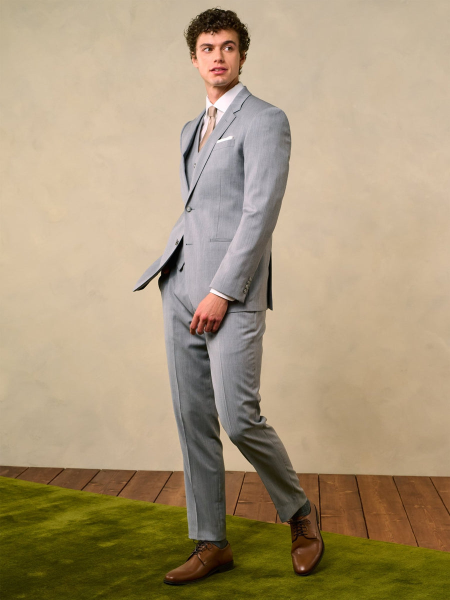
#> input picture data/catalog/images/00566d6539bf/2.jpg, 900 x 1200 px (shown at 1/2 size); its folder holds only this picture in this run
$ python optimize_images.py ../data/catalog/images/00566d6539bf/2.jpg
#> lines starting #> are read from the running program, lines starting #| are printed output that depends on the picture
"""Convert photos to WebP at most 800px wide. Needs Pillow. Keeps transparency. Safe to rerun."""
import glob,os,sys
from PIL import Image
n=0;bad=0
for f in glob.glob(sys.argv[1]+"/data/catalog/images/*/*"):
    if f.endswith(".webp"): continue
    o=os.path.splitext(f)[0]+".webp"
    try:
        im=Image.open(f); im=im.convert("RGBA" if im.mode in("RGBA","LA","P") else "RGB")
#> further down, im is the input picture: PIL image 900x1200 RGB; mean R, G, B 170.4, 152.3, 122.2
        im.thumbnail((800,1100)); im.save(o,"WEBP",quality=76,method=4); os.remove(f); n+=1
#> after `im.thumbnail((800, 1100))`:
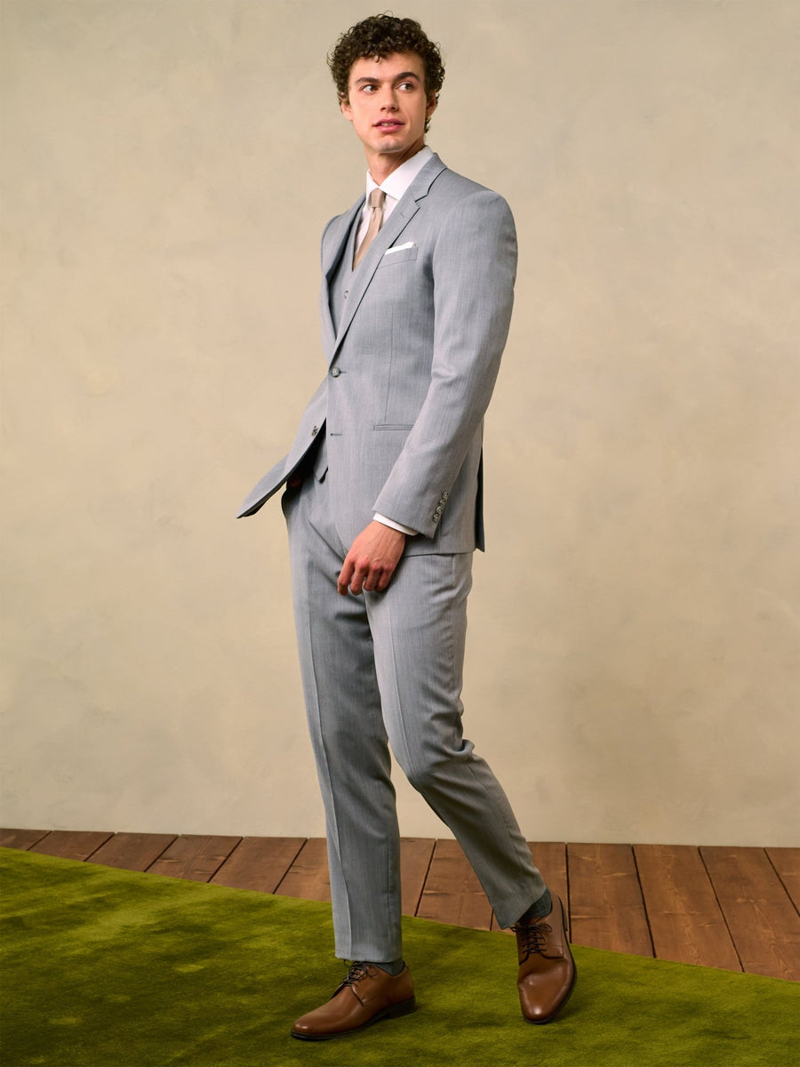
#> im: PIL image 800x1067 RGB; mean R, G, B 170.4, 152.3, 122.3
    except Exception as e: bad+=1; print("bad",f,e)
print("converted",n,"bad",bad)
